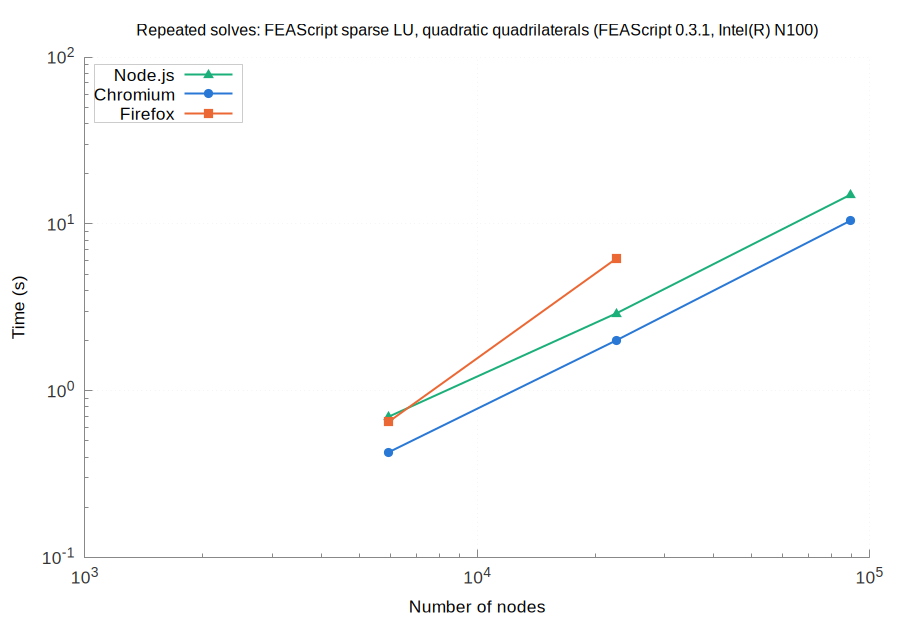

The script that saved this image:
set terminal pngcairo size 900,620 font 'Arial,13'
set border 3 lc rgb '#888888'; set tics nomirror tc rgb '#333333'
set grid lc rgb '#e6e6e6' lw 1; set key top left box lc rgb '#cccccc' opaque
set logscale xy; set format y '10^{%L}'; set format x '10^{%L}'
set output 'browsers_FEAScript_sparse_LU_quadratic_quadrilaterals_repeated.png'
set title 'Repeated solves: FEAScript sparse LU, quadratic quadrilaterals (FEAScript 0.3.1, Intel(R) N100)' font 'Arial,12'
set xlabel 'Number of nodes'
set ylabel 'Time (s)'
plot 'browsers_FEAScript_sparse_LU_quadratic_quadrilaterals_repeated_node.dat' u 1:2 w lp lw 2 pt 9 ps 1.2 lc rgb '#1baf7a' t 'Node.js', \
     'browsers_FEAScript_sparse_LU_quadratic_quadrilaterals_repeated_chromium.dat' u 1:2 w lp lw 2 pt 7 ps 1.2 lc rgb '#2a78d6' t 'Chromium', \
     'browsers_FEAScript_sparse_LU_quadratic_quadrilaterals_repeated_firefox.dat' u 1:2 w lp lw 2 pt 5 ps 1.2 lc rgb '#eb6834' t 'Firefox'
